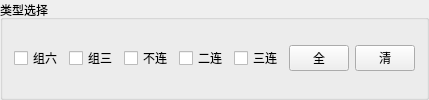
            <widget class="QGroupBox" name="groupBox">
             <property name="title">
              <string>类型选择</string>
             </property>
             <layout class="QVBoxLayout" name="verticalLayout">
              <item>
               <layout class="QHBoxLayout" name="horizontalLayout">
                <item>
                 <widget class="QCheckBox" name="checkBox">
                  <property name="text">
                   <string>组六</string>
                  </property>
                 </widget>
                </item>
                <item>
                 <widget class="QCheckBox" name="checkBox_2">
                  <property name="text">
                   <string>组三</string>
                  </property>
                 </widget>
                </item>
                <item>
                 <widget class="QCheckBox" name="checkBox_3">
                  <property name="text">
                   <string>不连</string>
                  </property>
                 </widget>
                </item>
                <item>
                 <widget class="QCheckBox" name="checkBox_4">
                  <property name="text">
                   <string>二连</string>
                  </property>
                 </widget>
                </item>
                <item>
                 <widget class="QCheckBox" name="checkBox_52">
                  <property name="text">
                   <string>三连</string>
                  </property>
                 </widget>
                </item>
                <item>
                 <widget class="QPushButton" name="pushButton">
                  <property name="minimumSize">
                   <size>
                    <width>30</width>
                    <height>0</height>
                   </size>
                  </property>
                  <property name="maximumSize">
                   <size>
                    <width>60</width>
                    <height>16777215</height>
                   </size>
                  </property>
                  <property name="text">
                   <string>全</string>
                  </property>
                 </widget>
                </item>
                <item>
                 <widget class="QPushButton" name="pushButton_2">
                  <property name="minimumSize">
                   <size>
                    <width>30</width>
                    <height>0</height>
                   </size>
                  </property>
                  <property name="maximumSize">
                   <size>
                    <width>60</width>
                    <height>16777215</height>
                   </size>
                  </property>
                  <property name="text">
                   <string>清</string>
                  </property>
                 </widget>
                </item>
               </layout>
              </item>
             </layout>
            </widget>
